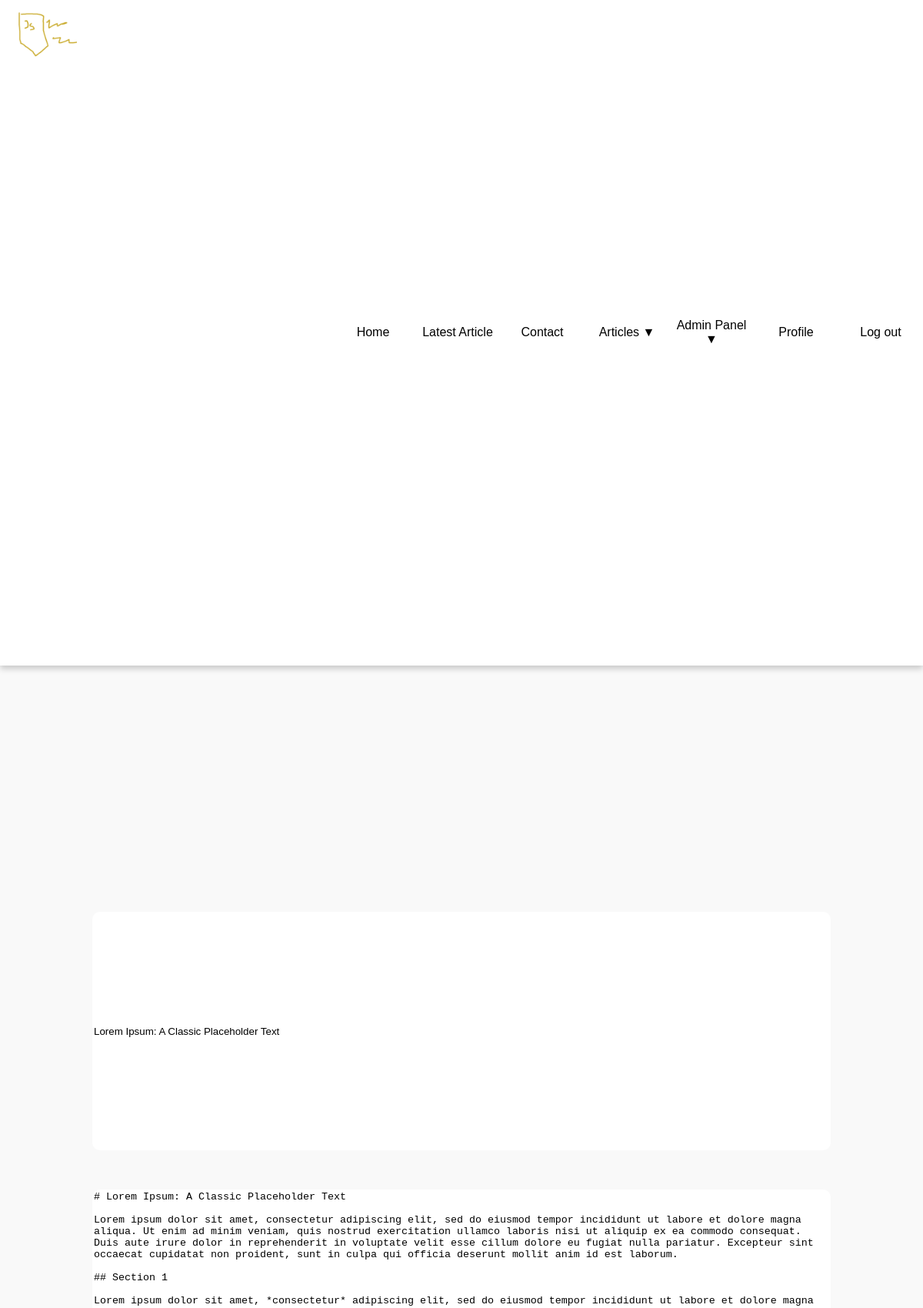
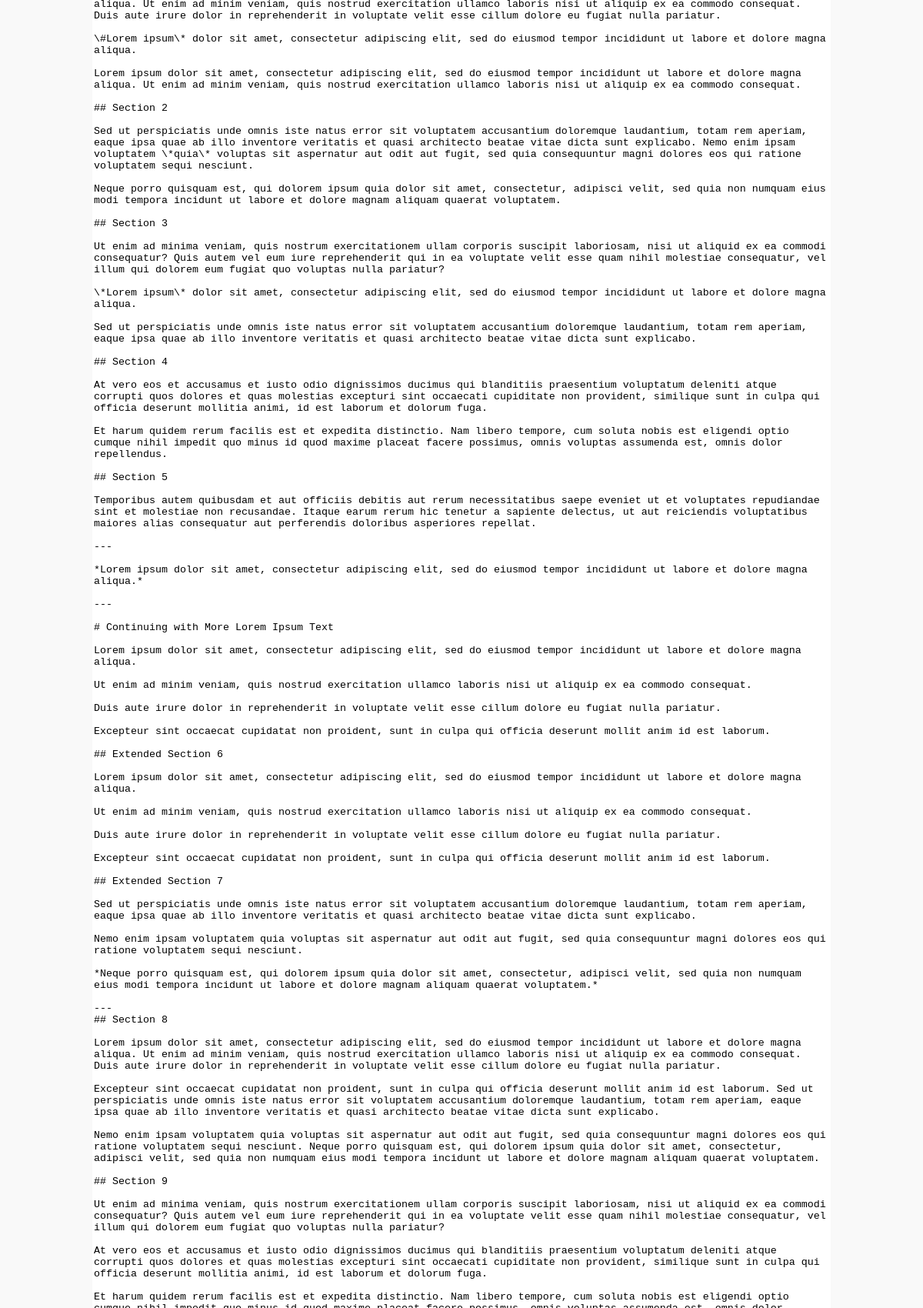
Page /managearticle.php?id=29 (signed in, upper part) on the committed database (2 pictures, top to bottom).
### tables this page shows
CREATE TABLE `articles` (
  `id` int(11) NOT NULL,
  `title` text DEFAULT NULL,
  `article` text DEFAULT NULL,
  `ownerID` int(11) DEFAULT NULL,
  `date` date DEFAULT NULL
);

### managearticle.php (the view, shortened to what this page needs)
<?php
include('php/functions.php');
if(isset($_GET['id'])){
    $id = $_GET['id'];
    $query = $con->prepare("SELECT * FROM articles WHERE id = ?");
    $query->bind_param("i", $id);
    $query->execute();
    $result = $query->get_result();
    if($result->num_rows > 0){
        $editarticle = $result->fetch_assoc();
    }
}
?>
<!DOCTYPE html>
<html lang="pl">
<head>
    <link rel="stylesheet" href="style.css">
</head>
<body>
    <div class="container">
        <main class="managearticle">
            <form action="managearticle.php" method="post">
                <?php
                if(isset($editarticle)){
                    $title = $editarticle['title'];
                    $article = $editarticle['article'];
                    $ownerID = $editarticle['ownerID'];
                    echo "<input type=\"hidden\" name=\"id\" value=\"$id\">
                    <input type=\"hidden\" name=\"ownerID\" value=\"$ownerID\">
                    <input type=\"text\" placeholder=\"Title\" value=\"$title\" name=\"title\">
                    <textarea name=\"article\" placeholder=\"Put your entire article here, the area can be resized if prefered\">$article</textarea>
                    <input type=\"submit\" value=\"Save and update\">";
                }
                ?>
            </form>
        </main>
    </div>
</body>
</html>

### style.css (style rules this page uses)
html,body { margin: 0; padding: 0; width: 100%; scrollbar-width: none; -ms-overflow-style: none; scroll-behavior: smooth; }
div { height: 80%; }
.container { width: 100%; display: flex; flex-direction: column; flex-wrap: wrap; background-color: #f9f9f9; }
main { min-height: 85vh; margin-left: 5%; display: flex; flex-direction: column; flex-wrap: wrap; align-content: space-around; align-items: center; }
.managearticle { height: auto; width: 100%; margin: auto; margin-top: 5vh; margin-bottom: 5vh; }
.managearticle form { height: auto; width: 80%; display: flex; flex-direction: column; text-align: start; justify-tracks: start; }
.managearticle * { border:none; border-radius: 10px; }
.managearticle input { height: 4.8vh; margin-bottom: 0.8vh; }
.managearticle textarea { margin-bottom: 0.8vh; height: 72vh; resize: vertical; }

### rows in the picture
articles: title "Lorem Ipsum: A Classic Placeholder Text", article "# Lorem Ipsum: A Classic Placeholder Text Lorem ipsum dolor sit amet, consectetur adipiscing elit, sed do eiusmod tempor incididunt ut labore et dolore magna aliqua. Ut enim ad minim veniam, quis nostrud exercitation ullamco laboris nisi ut aliquip ex ea commodo consequat. Duis aute irure dolor in reprehenderit in voluptate velit esse cillum dolore eu fugiat nulla pariatur. Excepteur sint occaecat cupidatat non proident, sunt in culpa qui officia deserunt mollit anim id est laborum. ## Section 1 Lorem ipsum dolor sit amet, *consectetur* adipiscing elit, sed do eiusmod tempor incididunt ut labore et dolore magna aliqua. Ut enim ad minim veniam, quis nostrud exercitation ullamco laboris nisi…"
